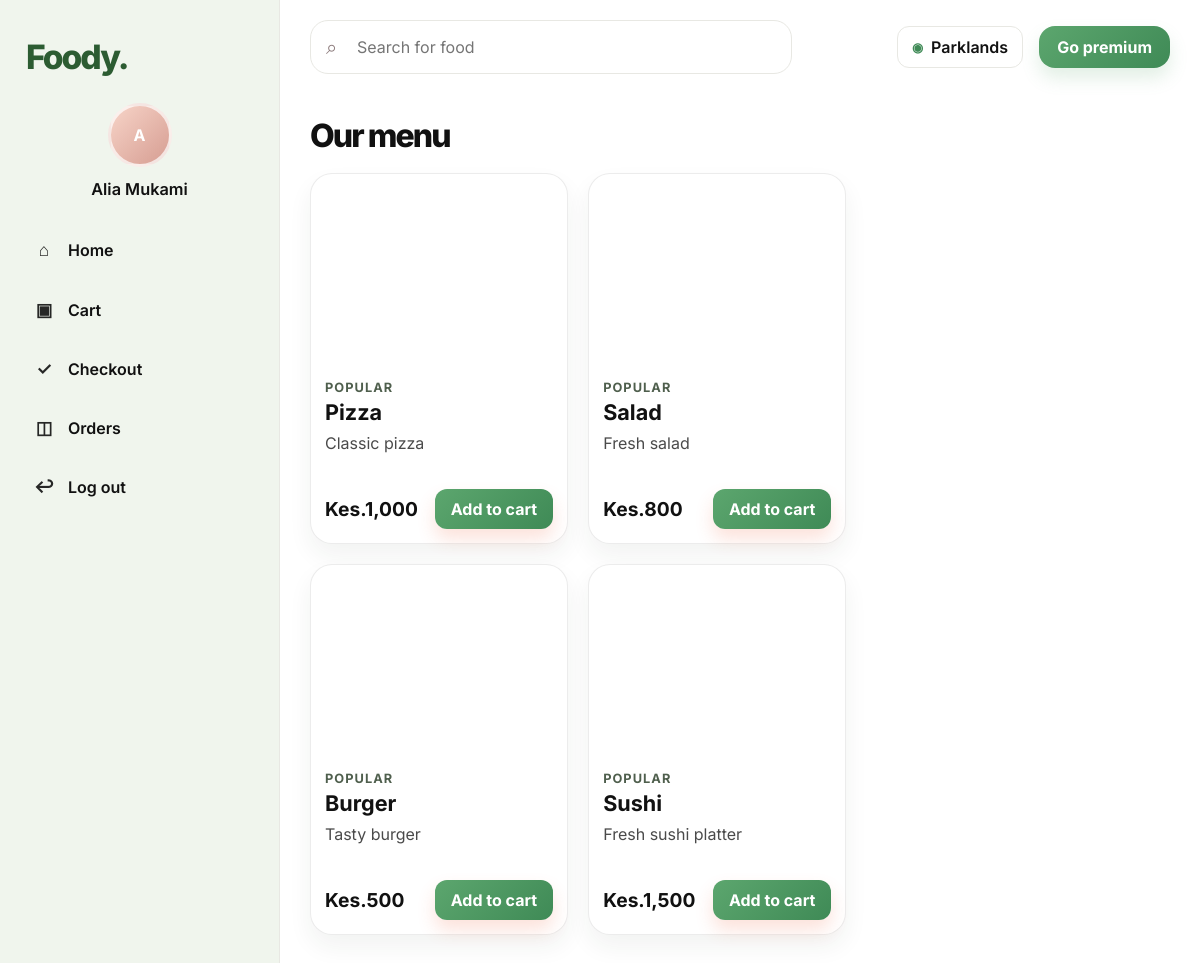
/customer/menu.php (signed in), run on an earlier commit of the app's database.
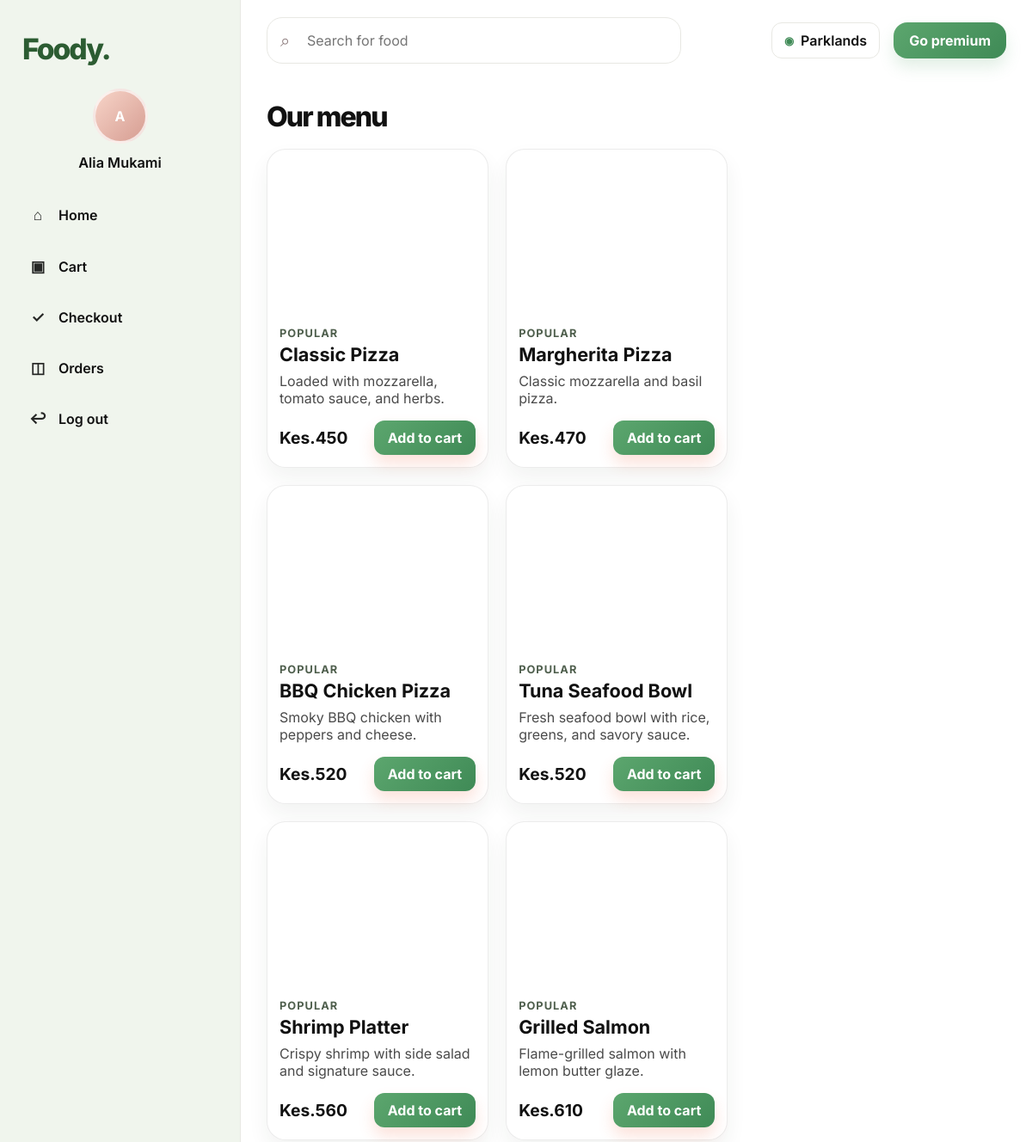
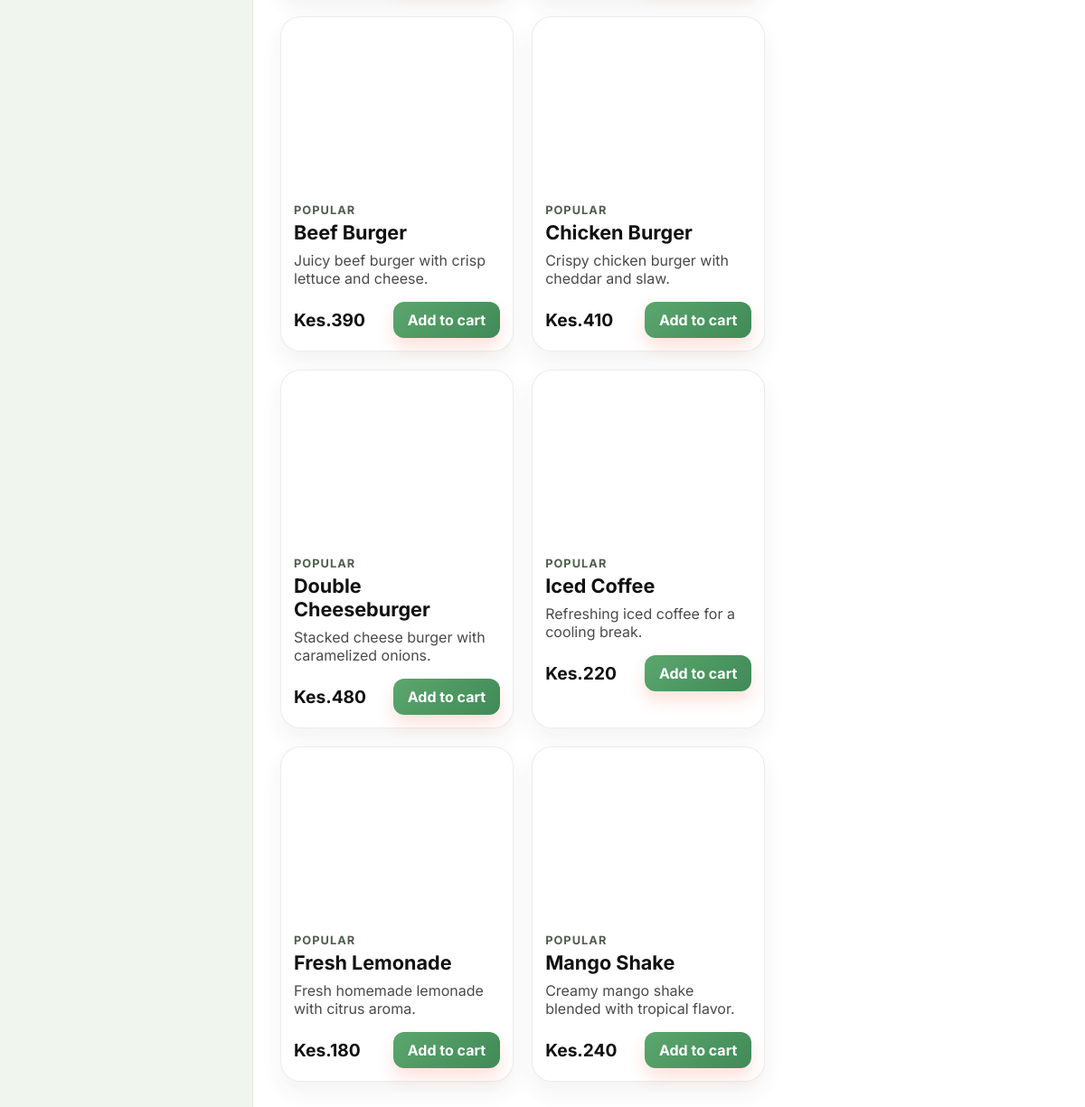
And on a later commit of the database (2 pictures, top to bottom).
### tables this page shows
CREATE TABLE IF NOT EXISTS products (
    id INT AUTO_INCREMENT PRIMARY KEY,
    category_id INT NOT NULL,
    name VARCHAR(150) NOT NULL,
    description TEXT,
    price DECIMAL(10,2) NOT NULL,
    image VARCHAR(255) DEFAULT NULL,
    status ENUM('active', 'inactive') NOT NULL DEFAULT 'active',
    created_at TIMESTAMP DEFAULT CURRENT_TIMESTAMP,
    updated_at TIMESTAMP DEFAULT CURRENT_TIMESTAMP ON UPDATE CURRENT_TIMESTAMP,
    FOREIGN KEY (category_id) REFERENCES categories(id)
);

### customer/menu.php (the view, shortened to what this page needs)
<?php
$pdo = getDbConnection();
$products = [];
try {
    $stmt = $pdo->query('SELECT * FROM products WHERE status = "active" ORDER BY id ASC');
    $products = $stmt->fetchAll();
} catch (Throwable $e) {
    $products = [];
}
$activePage = 'index.php';
?>
<div class="section-panel">
    <h1 class="page-header">Our menu</h1>
    <div class="menu-grid" style="display:grid; grid-template-columns: repeat(auto-fit, minmax(220px, 1fr)); gap: 20px;">
        <?php foreach ($products as $product): ?>
            <div class="menu-card" style="background: #ffffff; border: 1px solid rgba(20,20,20,0.08); border-radius: 22px; padding: 14px; box-shadow: 0 12px 24px rgba(30, 45, 35, 0.06);">
                <div class="menu-image" style="height: 180px; border-radius: 18px; background-image: url('<?php echo htmlspecialchars($product['image'] ?: 'https://images.unsplash.com/photo-1547592180-85f173990554?auto=format&fit=crop&w=800&q=80'); ?>'); background-size: cover; background-position: center; margin-bottom: 12px;"></div>
                <div style="font-size: 0.8rem; text-transform: uppercase; letter-spacing: 0.08em; color: #4f5f4d; font-weight: 700; margin-bottom: 4px;">Popular</div>
                <h3 style="margin: 0 0 8px; font-size: 1.35rem; color: #111111;"><?php echo htmlspecialchars($product['name']); ?></h3>
                <p style="margin: 0 0 12px; color: #4a4a4a; min-height: 44px;">
                    <?php echo htmlspecialchars($product['description'] ?: 'Fresh and delicious meal option.'); ?>
                </p>
                <div style="display:flex; justify-content:space-between; align-items:center; gap:12px; margin-top: 8px;">
                    <strong style="font-size: 1.2rem; color: #111111;">Kes.<?php echo number_format((float) $product['price'], 0); ?></strong>
                    <form method="post" action="cart.php">
                        <button type="submit" class="primary-btn" style="padding: 10px 16px; background: linear-gradient(135deg, #5ca66e, #3f8a56); color: #fff; border: none; border-radius: 12px; text-decoration: none;">Add to cart</button>
                    </form>
                </div>
            </div>
        <?php endforeach; ?>
    </div>
</div>
<?php
$pageContent = ob_get_clean();
include __DIR__ . '/../includes/customer-layout.php';

### includes/customer-layout.php (shortened to what this page needs)
<?php
if (!isset($navItems)) {
    $navItems = [
        ['label' => 'Home', 'link' => 'menu.php', 'icon' => 'home'],
        ['label' => 'Cart', 'link' => 'cart.php', 'icon' => 'cart'],
        ['label' => 'Checkout', 'link' => 'checkout.php', 'icon' => 'checkout'],
        ['label' => 'Orders', 'link' => 'orders.php', 'icon' => 'orders'],
        ['label' => 'Log out', 'link' => '../logout.php', 'icon' => 'logout'],
    ];
}
?>
<!DOCTYPE html>
<html lang="en">
<head>
    <link rel="stylesheet" href="../assets/css/customer.css" />
</head>
<body>
    <div class="customer-shell" style="background: #f7f8f2;">
        <aside class="sidebar" style="background: rgba(220,234,217,0.25);">
            <div class="brand" style="color: #2c5c32;">Foody.</div>
            <div class="profile-block">
                <div class="avatar">A</div>
                <div class="profile-name">Alia Mukami</div>
            </div>
            <nav class="nav-menu" aria-label="Customer navigation">
                <?php foreach ($navItems as $item): ?>
                    <?php
                    $isActive = ($item['link'] === ($activePage ?? 'index.php'));
                    $iconName = $item['icon'];
                    ?>
                    <a href="<?php echo htmlspecialchars($item['link']); ?>" class="nav-item <?php echo $isActive ? 'active' : ''; ?>">
                        <span class="nav-icon">
                            <?php if ($iconName === 'home'): ?>⌂<?php elseif ($iconName === 'cart'): ?>▣<?php elseif ($iconName === 'checkout'): ?>✓<?php elseif ($iconName === 'orders'): ?>◫<?php elseif ($iconName === 'logout'): ?>↩<?php else: ?>▣<?php endif; ?>
                        </span>
                        <span><?php echo htmlspecialchars($item['label']); ?></span>
                    </a>
                <?php endforeach; ?>
            </nav>
        </aside>
        <main class="main-panel">
            <header class="topbar">
                <div class="search-wrap">
                    <span class="search-ico">⌕</span>
                    <input type="text" placeholder="Search for food" />
                </div>
                <div class="top-actions">
                    <div class="location-pill">
                        <span class="location-icon">◉</span>
                        <span>Parklands</span>
                    </div>
                    <button class="premium-btn">Go premium</button>
                </div>
            </header>
            <div class="page-body">
                <?php echo $pageContent; ?>
            </div>
        </main>
    </div>
</body>
</html>

What changed in the data, as far as the page shows it:
changed products: name "Pizza" → "Classic Pizza"; description "Classic pizza" → "Loaded with mozzarella, tomato sauce, and herbs."; price "1,000" → "450"
changed products: name "Salad" → "Margherita Pizza"; description "Fresh salad" → "Classic mozzarella and basil pizza."; price "800" → "470"
changed products: name "Burger" → "BBQ Chicken Pizza"; description "Tasty burger" → "Smoky BBQ chicken with peppers and cheese."; price "500" → "520"
changed products: name "Sushi" → "Tuna Seafood Bowl"; description "Fresh sushi platter" → "Fresh seafood bowl with rice, greens, and savory sauce."; price "1,500" → "520"
added products: name "Shrimp Platter", description "Crispy shrimp with side salad and signature sauce.", price "560"
added products: name "Grilled Salmon", description "Flame-grilled salmon with lemon butter glaze.", price "610"
added products: name "Beef Burger", description "Juicy beef burger with crisp lettuce and cheese.", price "390"
added products: name "Chicken Burger", description "Crispy chicken burger with cheddar and slaw.", price "410"
added products: name "Double Cheeseburger", description "Stacked cheese burger with caramelized onions.", price "480"
added products: name "Iced Coffee", description "Refreshing iced coffee for a cooling break.", price "220"
added products: name "Fresh Lemonade", description "Fresh homemade lemonade with citrus aroma.", price "180"
added products: name "Mango Shake", description "Creamy mango shake blended with tropical flavor.", price "240"
